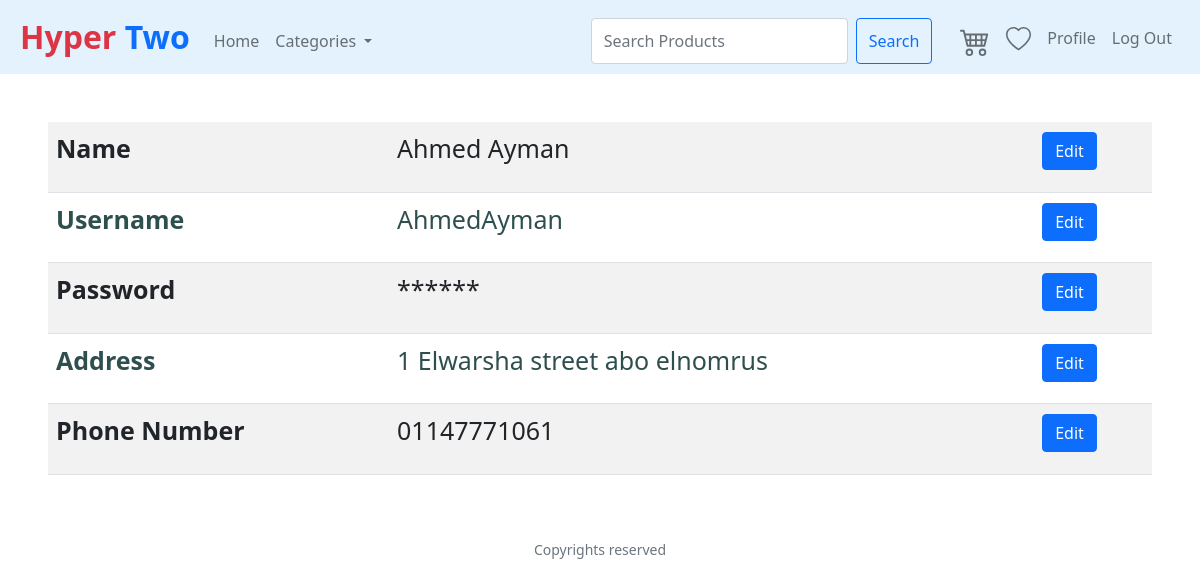
/edituserinfo (signed in), run on the app's committed database.
### tables this page shows
CREATE TABLE Customer (CustomerID INTEGER PRIMARY KEY AUTOINCREMENT UNIQUE NOT NULL, Username VARCHAR (300) NOT NULL UNIQUE, Password VARCHAR (300) NOT NULL, FirstName VARCHAR (300) NOT NULL, LastName VARCHAR (300) NOT NULL, Address VARCHAR (500), PhoneNumber VARCHAR (20), RegisterationCode VARCHAR (30) UNIQUE, CodeShares INT, PromoCode VARCHAR (300), VoucherValue INT);

### application.py (the view)
@app.route("/edituserinfo", methods=["GET", "POST"])
@login_required
def edituserinfo():
    categories=GetCategories()
    rows = db.execute("SELECT * FROM Customer WHERE CustomerID = :id",
                         id=session["user_id"])
    if request.method == "POST":
        if not request.form.get("password"):
            return apology("Please Enter your password")
        if len(rows) != 1 or not check_password_hash(rows[0]["Password"], request.form.get("password")):
            return apology("Wrong password")
        if request.form.get("uname"):
            query = db.execute("SELECT * from Customer WHERE Username= :username", username=request.form.get("uname"))
            if len(query) != 0:
                return apology("Username Already Exists")
            query = db.execute("UPDATE Customer SET Username= :username WHERE CustomerID= :id",username=request.form.get("uname"), id=session["user_id"])
            return redirect("/edituserinfo")
        if request.form.get("fname") and request.form.get("lname"):
            query = db.execute("UPDATE Customer SET FirstName = :fname, LastName = :lname WHERE CustomerID= :id",fname=request.form.get("fname"),lname=request.form.get("lname"), id=session["user_id"])
            return redirect("/edituserinfo")
        if request.form.get("newpassword") and request.form.get("confirmpassword"):
            if not (request.form.get("newpassword")==request.form.get("confirmpassword")):
                return apology("password doesn't match")
            password = request.form.get("newpassword")
            hashed = generate_password_hash(password, method='sha256', salt_length=8)
            query = db.execute("UPDATE Customer SET Password= :password WHERE CustomerID= :id",password=hashed, id=session["user_id"])
            return redirect("/edituserinfo")
        if request.form.get("address"):
            query = db.execute("UPDATE Customer SET Address = :address WHERE CustomerID= :id",address=request.form.get("address"), id=session["user_id"])
            return redirect("/edituserinfo")
        if request.form.get("phone"):
            if not request.form.get("phone").isnumeric():
                return apology("Phone Number is not valid")
            query = db.execute("UPDATE Customer SET PhoneNumber = :phone WHERE CustomerID= :id",phone=request.form.get("phone"), id=session["user_id"])
            return redirect("/edituserinfo")
        return apology("Please fill the whole form")
    else:
        return render_template("edituserinfo.html", categories=categories, row=rows[0])

### application.py (called while the page is built)
@app.after_request
def after_request(response):
    response.headers["Cache-Control"] = "no-cache, no-store, must-revalidate"
    response.headers["Expires"] = 0
    response.headers["Pragma"] = "no-cache"
    return response

def GetCategories():
    categories=db.execute("Select * from Categories order by CategoryName")
    today = date.today()
    saleproducts = db.execute("SELECT * FROM In_Sale_Products")
    for product in saleproducts:
        prodid=product["ProductID"]
        productdate = product["SaleEndDate"].split("-")
        productdate = date(int(productdate[0]),int(productdate[1]),int(productdate[2]))
        if productdate < today:
            query = db.execute("DELETE FROM In_Sale_Products WHERE ProductID= :prodid",prodid=prodid)
    return categories

### helpers.py (called while the page is built)
def login_required(f):
    @wraps(f)
    def decorated_function(*args, **kwargs):
        if session.get("user_id") is None:
            return redirect("/login")
        return f(*args, **kwargs)
    return decorated_function

### templates/edituserinfo.html (shortened to what this page needs)
{% extends "layout.html" %}
{% block main %}
<table class = "table table-striped">
    <tr>
        <td> <p style="font-weight: bold;">Name</p> </td>
        <td> {{row.FirstName}} {{row.LastName}} </td>
        <td> <button class="btn btn-primary" type="button" data-bs-toggle="collapse" data-bs-target="#editname" aria-expanded="false" aria-controls="editname" onclick=collapsetherest("editname")>Edit</button> </td>
    </tr>
    <tr>
        <td> <p style="font-weight: bold;">Username</p> </td>
        <td> {{row.Username}} </td>
        <td> <button class="btn btn-primary" type="button" data-bs-toggle="collapse" data-bs-target="#username" aria-expanded="false" aria-controls="username" onclick=collapsetherest("username")>Edit</button> </td>
    </tr>
    <tr>
        <td> <p style="font-weight: bold;">Password</p> </td>
        <td> ****** </td>
        <td> <button class="btn btn-primary" type="button" data-bs-toggle="collapse" data-bs-target="#password" aria-expanded="false" aria-controls="password" onclick=collapsetherest("password")>Edit</button> </td>
    </tr>
    <tr>
        <td> <p style="font-weight: bold;">Address</p> </td>
        <td> {{row.Address}} </td>
        <td> <button class="btn btn-primary" type="button" data-bs-toggle="collapse" data-bs-target="#address" aria-expanded="false" aria-controls="address" onclick=collapsetherest("address")>Edit</button> </td>
    </tr>
    <tr>
        <td> <p style="font-weight: bold;">Phone Number</p> </td>
        <td> {{row.PhoneNumber}} </td>
        <td> <button class="btn btn-primary" type="button" data-bs-toggle="collapse" data-bs-target="#phone" aria-expanded="false" aria-controls="phone" onclick=collapsetherest("phone")>Edit</button> </td>
    </tr>
 </table>
{% endblock %}

### static/styles.css (style rules this page uses)
body { perspective: 1000px; transform-style: preserve-3d; }
main button { background-color: #537fbe; text-align: left; }

### data on the page
Customer: FirstName "Ahmed", LastName "Ayman", Username "AhmedAyman", Address "1 Elwarsha street abo elnomrus", PhoneNumber "01147771061"
